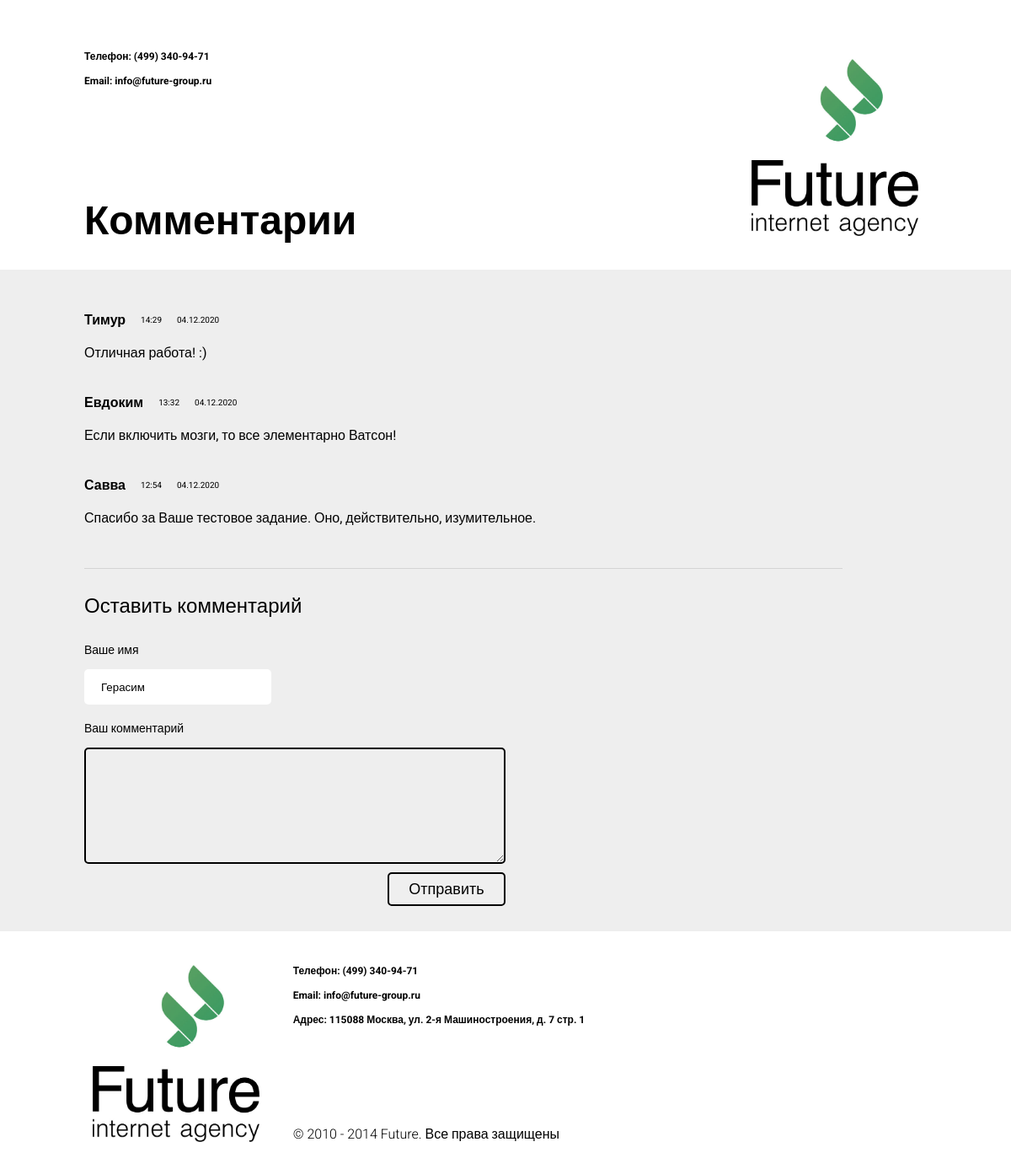
The page / on the database its author committed.
### tables this page shows
CREATE TABLE IF NOT EXISTS `comments` (
  `id` int(11) NOT NULL AUTO_INCREMENT,
  `date` datetime NOT NULL,
  `userName` varchar(255) NOT NULL,
  `text` text NOT NULL,
  PRIMARY KEY (`id`)
);

### comment.php (called while the page is built)
<?php
class Comment
{
    public $name;
    public $date;
    public $text;
    function __construct(string $name, string $date,string $text)
    {
        $this->name = $name;
        $this->date = $date;
        $this->text = $text;
    }
    function show()
    {
        $userName = $this->name;
        $userText = $this->text;
        $format = 'Y-m-d H:i:s';
        $date = DateTime::createFromFormat($format, $this->date);
        $commentTime = $date->format('H:i');
        $commentDate = $date->format('d.m.Y');
        include "comment-template.php";
    }
}

### database.php (called while the page is built, shortened)
<?php
class DataBase
{
    public $link;
    function __construct()
    {
        $this->link = new mysqli("localhost", "test", "test", "future_database");
        $this->link->set_charset("utf8");
    }
    function selectLastThreeComments()
    {
        $sql = "SELECT * FROM comments ORDER BY id DESC LIMIT 3";
        $commentsFromDB = $this->link->query($sql);
        return $commentsFromDB;
    }
}

### comment-template.php (the view)
<div class="comment">
    <div class="comment__title">
        <h2 class="user-name"><?=$userName?></h2>
        <div class="timestamp">
            <p class="timestamp__time"><?=$commentTime?></p>
            <p class="timestamp__date"><?=$commentDate?></p>
        </div>
    </div>
    <div class="comment__text">
        <p><?=$userText?></p>
    </div>
</div>

### header.php (shortened to what this page needs)
<!DOCTYPE html>
<html>
<head>
    <link href="/styles.css" rel="stylesheet">
</head>
<body>
    <header class="header">
        <div class="container">
            <div class="contacts">
                <p class="contacts__phone">Телефон: (499) 340-94-71</p>
                <p class="contacts__email">Email: info@future-group.ru</p>
            </div>
            <h1 class="title">Комментарии</h1>
        </div>
        <img class="logo" src="/images/logo.jpg" alt="Логотип">
    </header>

### index.php (shortened to what this page needs)
<?php
include "commentsContainer.php";
include "database.php";
$db = new DataBase();
$commentsFromDB = $db->selectLastThreeComments();
$commentsContainer = new CommentsContainer($commentsFromDB);
include "header.php"
?>
<section class="comments">
    <div class="comments-container">
        <?php $commentsContainer->showComments() ?>
    </div>
    <hr>
    <div class="leave-a-comment">
        <h2 class="leave-a-comment__title">Оставить комментарий</h2>
        <form action="" method="post">
            <label for="userName">Ваше имя</label>
            <input type="text" name="userName" value="Герасим" class="name-field">
            <label>Ваш комментарий</label>
            <textarea name="comment" class="message"></textarea>
            <input class="button" type="submit" value="Отправить">
        </form>
    </div>
</section>
<?php include "footer.php" ?>

### commentsContainer.php
<?php
include "comment.php";
class CommentsContainer
{
    public $comments = [];
    function __construct($comments)
    {
        foreach ($comments as $comment) {
            $comment = new Comment($comment['userName'], $comment['date'], $comment['text']);
            array_push($this->comments, $comment);
        }
    }
    function showComments()
    {
        foreach ($this->comments as $comment) {
            $comment->show();
        }
    }
}

### footer.php
<footer class="footer">
    <img class="logo" src="/images/logo.jpg" alt="Логотип">
    <div class="container container_footer">
        <div class="contacts">
            <p class="contacts__phone">Телефон: (499) 340-94-71</p>
            <p class="contacts__email">Email: info@future-group.ru</p>
            <p class="contacts__address">Адрес: 115088 Москва, ул. 2-я Машиностроения, д. 7 стр. 1</p>
        </div>
        <p class="copyright">© 2010 - 2014 Future. Все права защищены</p>
    </div>
</footer>
</body>
</html>

### styles.css (style rules this page uses)
* { margin: 0; }
html { font-family: 'Roboto', sans-serif; padding: 30px 0; }
hr { width: 90%; height:1px; border-width:0; margin: 0 auto; color:#d4d4d4; background-color:#d4d4d4; margin: 30px 0; }
form { display: flex; flex-direction: column; }
label { font-size: 14px; font-weight: 300; margin-bottom: 15px; }
.button { align-self: flex-end; width: 140px; height: 40px; border-radius: 5px; border: 2px solid black; text-align: center; font-size: 18px; font-weight: 300; }
.container { display: flex; flex-direction: column; justify-content: space-between; }
.container_footer { padding-left: 30px; padding-top: 10px; padding-bottom: 10px; }
.contacts { font-size: 12px; font-weight: bold; }
.contacts__phone { margin-bottom: 15px; }
.contacts__email { margin-bottom: 15px; }
.comments { padding: 30px 100px; background-color: #eeeeee; }
.comments-container { display: flex; flex-direction: column; }
.comment { padding: 20px 0; }
.comment__title { display: flex; flex-direction: row; align-items: center; margin-bottom: 20px; }
.header { display: flex; flex-direction: row; justify-content: space-between; height: 230px; padding: 30px 100px; font-weight: 300; }
.footer { display: flex; flex-direction: row; justify-content: flex-start; width: 50%; height: 230px; padding-top: 30px; padding-left: 100px; font-weight: 300; }
.leave-a-comment { display: flex; flex-direction: column; width: 50%; background-color: #eeeeee; }
.leave-a-comment__title { margin-bottom: 30px; font-size: 24px; font-weight: 400; }
.logo { max-width: 100%; max-height: 100%; padding: 10px; }
.message { height: 130px; border-radius: 5px; border: 2px solid black; background-color: #eeeeee; margin-bottom: 10px; }
.name-field { border-radius: 5px; border: none; height: 40px; width: 40%; margin-bottom: 20px; padding-left: 20px; }
.title { font-size: 48px; }
.timestamp { display: flex; font-size: 10px; font-weight: light; }
.timestamp__time { margin-right: 18px; }
.user-name { margin-right: 18px; font-size: 16px; font-weight: bold; }

### rows shown on the page
comments: userName "Тимур", date "14:29", date "04.12.2020", text "Отличная работа! :)"
comments: userName "Евдоким", date "13:32", date "04.12.2020", text "Если включить мозги, то все элементарно Ватсон!"
comments: userName "Савва", date "12:54", date "04.12.2020", text "Спасибо за Ваше тестовое задание. Оно, действительно, изумительное."
